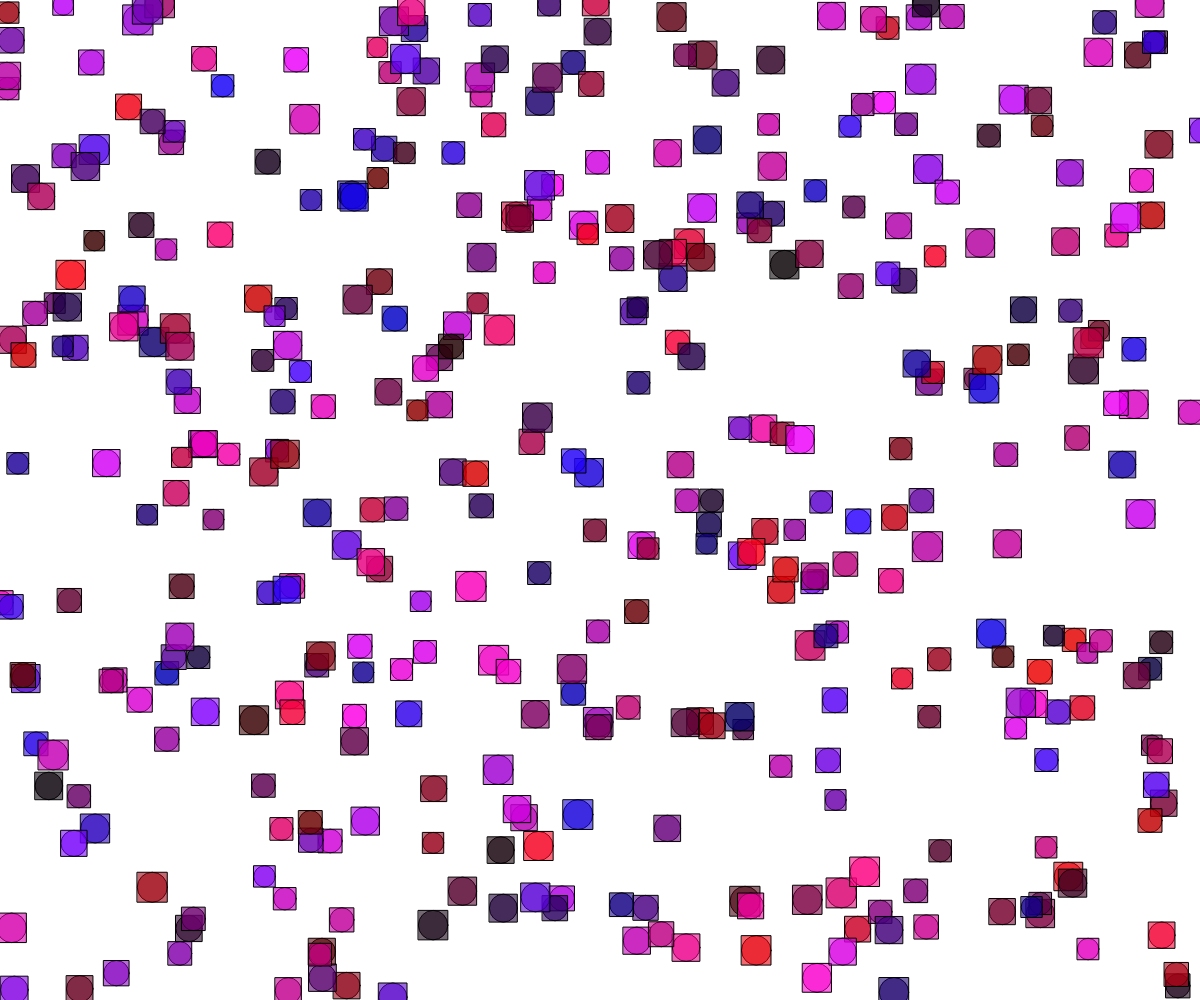
Frame 1 (no input)
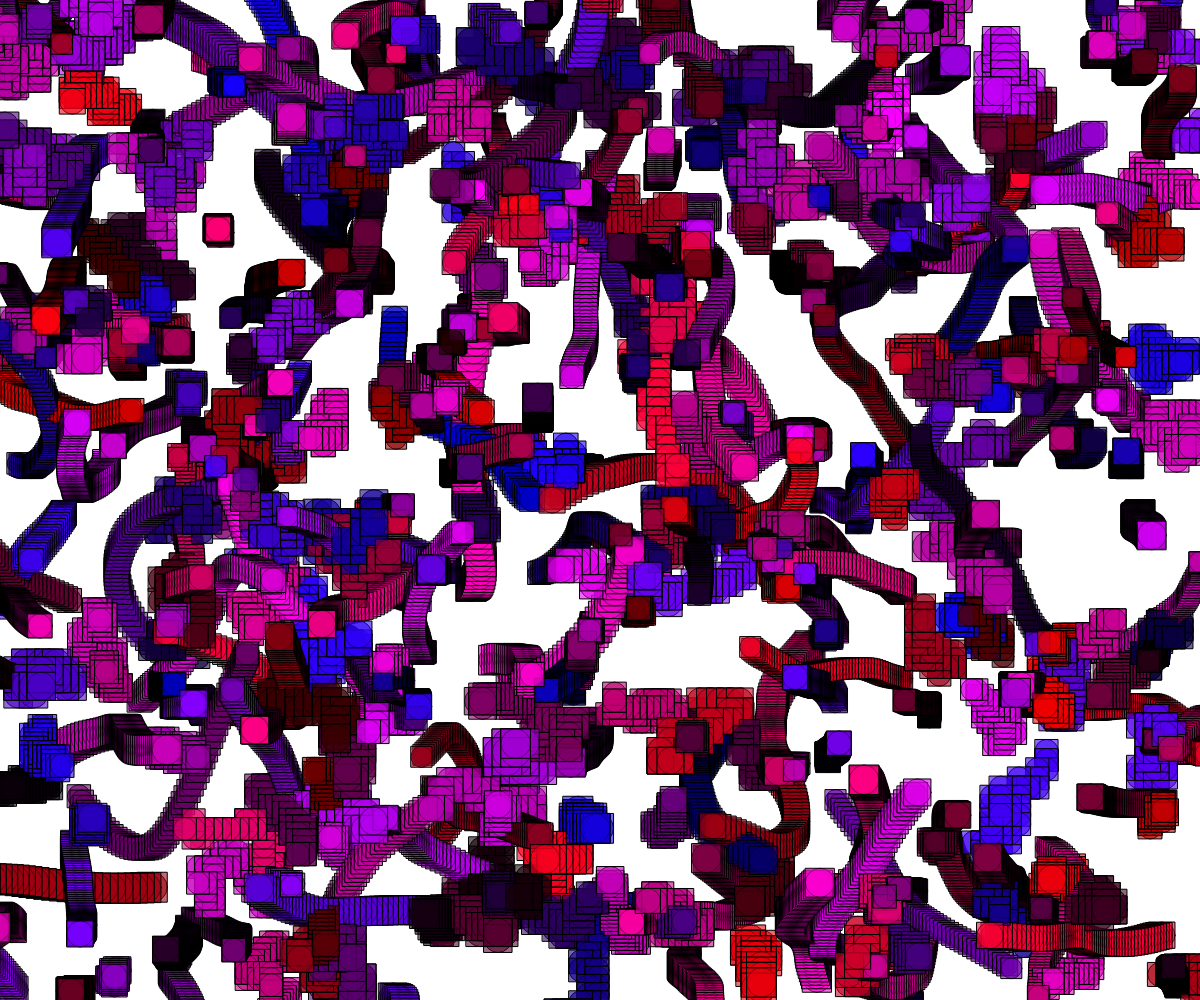
Frame 60 (no input)
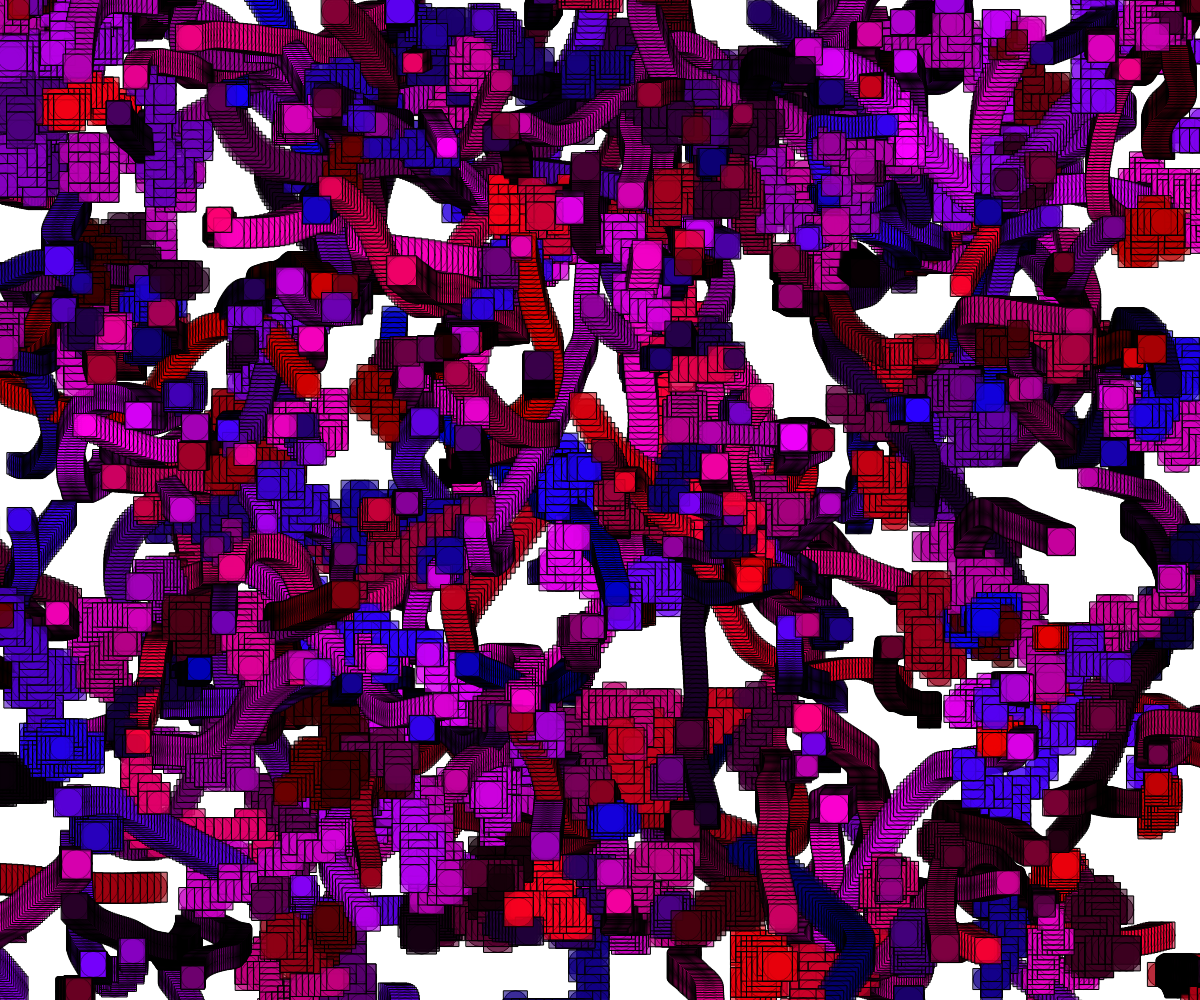
Frame 120 (the mouse pressed at the canvas centre since frame 60)

The p5.js sketch that drew these frames (run headless with seeded random() and noise() and a simulated clock; from frame 60 on, the mouse is pressed at the canvas centre):

// p5.js sketch
// ── sketch.js

let walkers = [];
const NUM_WALKERS = 400;
function setup() {
  createCanvas(windowWidth, windowHeight);
  for (let i = 0; i < NUM_WALKERS; i++){
    walkers.push(new Walker(random(width), random(height)));
  }
}

function draw() {
  //background(220);
  for (let i = 0; i < NUM_WALKERS; i++){
    if(walkers[i].movementType===0){
          walkers[i].movePerlin();
    }
    else{
      walkers[i].move();
    }
          walkers[i].display();
  }
}


class Walker{
  //Constructor and Class Properties
  constructor(x_, y_){
    this.movementType = Math.floor(random(2));
    this.x = x_;
    this.y = y_;
    this.c = color(random(255),random(0),random(255),150);
    this.speed = random(1,10);
    this.size = random(20,30);
    this.xOff = random(200);
    this.yOff = random(200);
  }
  //Class Methods
  display(){
    rectMode(CENTER);
    fill(this.c);
    ellipse(this.x, this.y, this.size, this.size);
    rect(this.x, this.y, this.size, this.size);
  }

  move(){
    let myChoice = Math.floor(random(4));
    print(myChoice);
    if (myChoice === 0){ //RIGHT
      this.x += this.speed;
    }
    else if (myChoice === 1){ //LEFT
      this.x -= this.speed;
    }
    else if (myChoice === 2){ //UP
      this.y -= this.speed;
    }
    else{ //DOWN
      this.y += this.speed;
    }
  }

  movePerlin(){
    this.x += map(noise(this.xOff), 0, 1, -this.speed, this.speed);
    this.y += map(noise(this.yOff), 0, 1, -this.speed, this.speed);
    this.xOff += 0.02;
    this.yOff += 0.02;
  }

}
